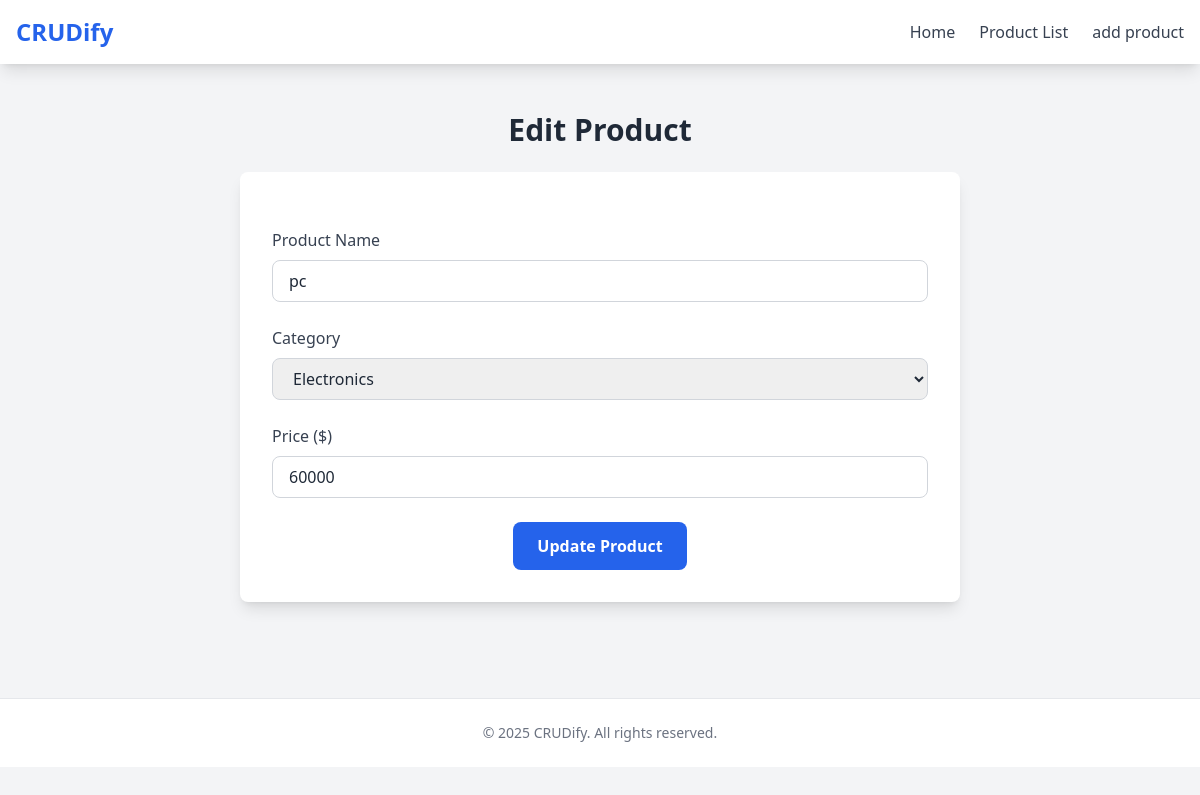
/edit-product/1, run on the app's committed database.
### product/models.py (models this page shows)
class productModel(models.Model):
    name =models.CharField(max_length=100)
    category = models.CharField(max_length=100)
    price = models.IntegerField()

### crud2/views.py (the view, shortened to what this page needs)
# urls.py: path('edit-product/<str:id>', editProduct, name='editProduct'),
def editProduct(request,id):
    productData = productModel.objects.get(id=id)
    return render(request, 'editProduct.html', {'product': productData})

### templates/editProduct.html (shortened to what this page needs)
{% extends "master.html" %}
{% block body %}
<section class="max-w-3xl mx-auto px-6 py-12">
    <h2 class="text-3xl font-bold text-gray-800 mb-6 text-center">Edit Product</h2>
    <form class="bg-white p-8 rounded-lg shadow-lg space-y-6" action="" method="POST">
      <div>
        <label class="block text-gray-700 font-medium mb-2">Product Name</label>
        <input type="text" name="name" placeholder="Enter product name" value="{{ product.name }}"
               class="w-full px-4 py-2 border border-gray-300 rounded-lg focus:outline-none focus:ring-2 focus:ring-blue-500"/>
      </div>
      <div>
        <label class="block text-gray-700 font-medium mb-2">Category</label>
        <select name="category"
                class="w-full px-4 py-2 border border-gray-300 rounded-lg focus:outline-none focus:ring-2 focus:ring-blue-500">
          <option value="electronics" {% if product.category == 'electronics' %}selected{% endif %}>Electronics</option>
        </select>
      </div>
      <div>
        <label class="block text-gray-700 font-medium mb-2">Price ($)</label>
        <input type="number" name="price" step="0.01" placeholder="0.00" value="{{ product.price }}"
               class="w-full px-4 py-2 border border-gray-300 rounded-lg focus:outline-none focus:ring-2 focus:ring-blue-500"/>
      </div>
      <div class="text-center">
        <button type="submit"
                class="bg-blue-600 text-white px-6 py-3 rounded-lg font-semibold hover:bg-blue-700 transition">
          Update Product
        </button>
      </div>
    </form>
  </section>
{% endblock body %}

### data on the page
productModel: name "pc", category "Electronics", price "60000"
